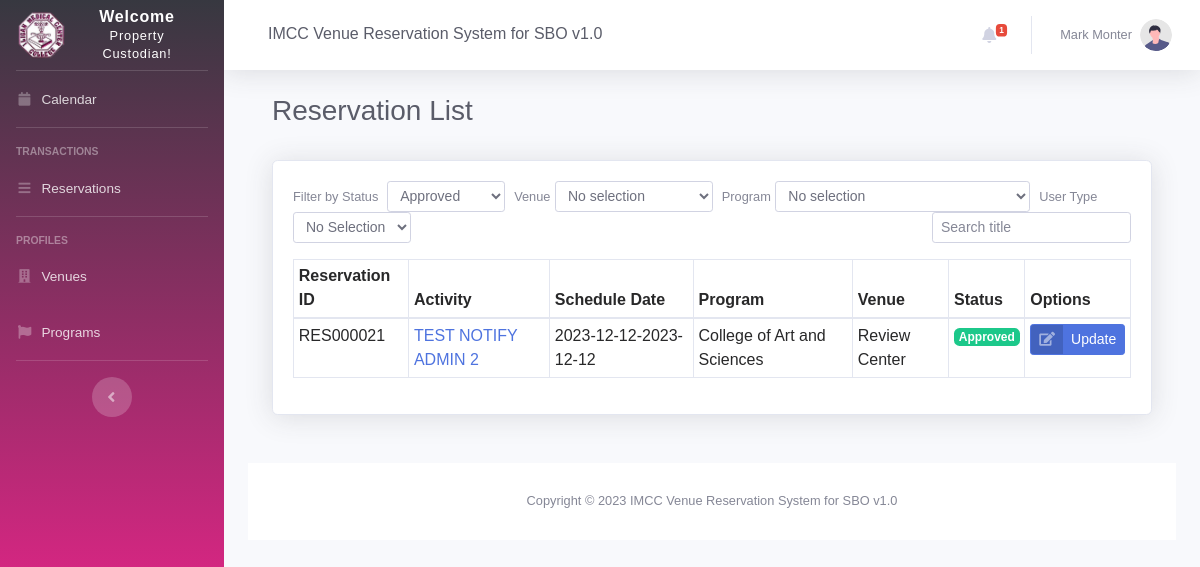
Screenshot of /reservation_list.php (signed in) with the database file from the repository.
### tables this page shows
CREATE TABLE `schedules` (
  `id` bigint(11) NOT NULL,
  `reservationID` varchar(255) NOT NULL,
  `userID` int(11) NOT NULL,
  `venueID` int(15) DEFAULT NULL,
  `programID` int(11) NOT NULL,
  `status` varchar(3) NOT NULL DEFAULT 'P',
  `date_start` date NOT NULL,
  `date_end` date NOT NULL,
  `time_start` varchar(50) NOT NULL,
  `time_end` varchar(50) NOT NULL,
  `name` varchar(255) DEFAULT NULL,
  `contact` varchar(11) DEFAULT NULL,
  `description` text DEFAULT NULL,
  `num_participants` int(11) NOT NULL,
  `notified` tinyint(1) NOT NULL DEFAULT 0,
  `last_notified` date DEFAULT NULL,
  `cancelled` tinyint(1) NOT NULL DEFAULT 0,
  `deleted` tinyint(4) NOT NULL,
  `rejectedByAdmin` int(1) NOT NULL DEFAULT 0,
  `approvedByAdmin` int(1) NOT NULL DEFAULT 0,
  `act_form_file` varchar(255) NOT NULL,
  `letter_approve_file` varchar(255) NOT NULL,
  `notes` text NOT NULL,
  `material` varchar(150) NOT NULL
);

CREATE TABLE `program` (
  `id` int(11) NOT NULL,
  `programID` varchar(15) DEFAULT NULL,
  `name` varchar(255) DEFAULT NULL,
  `color` varchar(15) DEFAULT NULL,
  `incharge_organization` varchar(255) DEFAULT NULL,
  `dateAdded` datetime NOT NULL DEFAULT current_timestamp(),
  `dateUpdated` datetime DEFAULT NULL
);

CREATE TABLE `venues` (
  `id` int(11) NOT NULL,
  `venueID` varchar(20) NOT NULL,
  `name` varchar(255) DEFAULT NULL,
  `capacity` varchar(255) DEFAULT NULL,
  `dateAdded` datetime NOT NULL DEFAULT current_timestamp(),
  `dateUpdated` datetime DEFAULT NULL
);

### reservation_list.php (the view, shortened to what this page needs)
<?php
include 'settings/system.php';
include 'settings/header.php';
include "settings/sidebar.php";
include 'settings/topbar.php';
?>
<div class="container-fluid">
    <div class="d-sm-flex align-items-center justify-content-between mb-4">
        <div class="container-fluid">
            <div class="d-sm-flex align-items-center justify-content-between mb-4">
                <h1 class="h3 mb-2 text-gray-800">Reservation List</h1>
            </div>
            <div class="card shadow mb-4">
                <div class="card-body">
                    <div class="form-group form-inline" <?php echo ($_SESSION["position"] == "STO" ? "hidden disabled" : "") ?>>
                        <label for=""><small>Filter by Status</small> &nbsp;&nbsp;</label>
                        <select class="form-control form-control-sm" name="filterByStatus" id="filterByStatus">
                            <option value="A" <?php echo ((($_SESSION["position"] == "PTC") ? "selected" : "")); ?>>Approved</option>
                        </select>
                        <label><small>Venue</small> &nbsp;</label>
                        <select class="form-control form-control-sm" name="filterByVenue" id="filterByVenue">
                            <option value="0" selected>No selection</option>
                        </select>
                        <label><small>Program</small> &nbsp;</label>
                        <select class="form-control form-control-sm" name="filterByProgram" id="filterByProgram">
                            <option value="0" selected>No selection</option>
                        </select>
                        <label><small>User Type</small> &nbsp;</label>
                        <select class="form-control form-control-sm" name="filterByUserType" id="filterByUserType">
                            <option value="0" selected>No Selection</option>
                        </select>
                        <div class="form-inline" style="margin-left: auto;">
                            <input class="form-control form-control-sm" type="text" name="filterSearch" id="filterSearch" placeholder="Search title" style="margin-left: auto;">
                        </div>
                    </div>
                    <div class="table-responsive">
                        <table class="table table-sm table-bordered table-hovered" id="<?php echo ($_SESSION["position"] == "STO" ? "dataTable" : "") ?>" width="100%" cellspacing="0">
                            <thead>
                                <tr>
                                    <th>Reservation ID</th>
                                    <th>Activity</th>
                                    <th>Schedule Date</th>
                                    <th>Program</th>
                                    <th>Venue</th>
                                    <th>Status</th>
                                    <th>Options</th>
                                </tr>
                            </thead>
                            <tbody>
                                <?php
                                $fetchReservations = "SELECT `schedules`.`reservationID` AS 'RESERVATION_ID',
                                                            `schedules`.id AS 'INT_RES_ID',
                                                            `venues`.name AS 'VENUE_NAME',
                                                            `schedules`.name AS 'ACTIVITY',
                                                            `program`.name AS 'PROGRAM_NAME',
                                                            `schedules`.date_start AS 'START_DATE',
                                                            `schedules`.date_end AS 'END_DATE',
                                                            `schedules`.status AS 'STATUS' FROM `schedules`
                                                        INNER JOIN `venues`
                                                        ON `schedules`.venueID = `venues`.id
                                                        INNER JOIN `program`
                                                        ON `schedules`.programID = `program`.id";
                                if ($_SESSION["position"] == "PTC") {
                                    $fetchReservations .= " WHERE `schedules`.status = 'A'";
                                }
                                $reservations = $db->query($fetchReservations);
                                $row_reservations = $reservations->fetchAll(PDO::FETCH_OBJ);
                                foreach ($row_reservations as $row) {
                                    $statusStr = "Pending for Approval";
                                    $statusColor = "";
                                    switch ($row->STATUS) {
                                        case "A":
                                            $statusColor = "badge-success";
                                            $statusStr = "Approved";
                                            break;
                                    }
                                ?>
                                    <tr>
                                        <td><?= $row->RESERVATION_ID; ?></td>
                                        <td><?= '<a href="view_reservation.php?reservation_id=' . $row->INT_RES_ID . '" target="_blank">' . $row->ACTIVITY . '</a>'; ?></td>
                                        <td><?= $row->START_DATE . "-" . $row->END_DATE; ?></td>
                                        <td><?= $row->PROGRAM_NAME; ?></td>
                                        <td><?= $row->VENUE_NAME; ?></td>
                                        <td align="center"><span class="badge <?= $statusColor ?>"><?= $statusStr; ?></span></td>
                                        <td align="center">
                                            <a href='edit_reservation.php?reservation_id=<?= $row->INT_RES_ID ?>' class="btn btn-primary btn-icon-split btn-sm keychainify-checked" target="_blank">
                                                <span class="icon text-white-50">
                                                    <i class="fas fa-edit"></i>
                                                </span>
                                                <span class="text">Update</span>
                                            </a>
                                        </td>
                                    </tr>
                                <?php } ?>
                            </tbody>
                        </table>
                    </div>
                </div>
            </div>
        </div>
    </div>
    <?php include 'settings/footer.php'; ?>

### rows the page displays
schedules: reservationID "RES000021", name "TEST NOTIFY ADMIN 2", date_start "2023-12-12", date_end "2023-12-12", programID.name "College of Art and Sciences", venueID.name "Review Center", status "Approved"

### other values shown
NAME_ "IMCC Venue Reservation System for SBO v1.0"
$notificationCount "1"
$_SESSION['name'] "Mark Monter"
